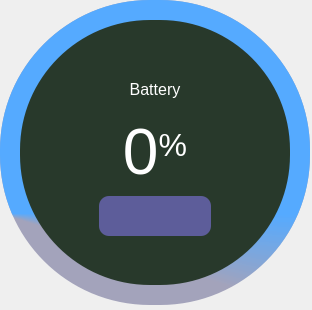
<?xml version="1.0" encoding="UTF-8"?>
<ui version="4.0">
 <class>batteryFullWidget</class>
 <widget class="QWidget" name="batteryFullWidget">
  <property name="geometry">
   <rect>
    <x>0</x>
    <y>0</y>
    <width>312</width>
    <height>310</height>
   </rect>
  </property>
  <property name="windowTitle">
   <string>Form</string>
  </property>
  <widget class="QFrame" name="frmBackground">
   <property name="geometry">
    <rect>
     <x>0</x>
     <y>0</y>
     <width>310</width>
     <height>305</height>
    </rect>
   </property>
   <property name="styleSheet">
    <string notr="true">border-radius:150px;
background-color: rgba(77, 77, 127, 120);</string>
   </property>
   <property name="frameShape">
    <enum>QFrame::NoFrame</enum>
   </property>
   <property name="frameShadow">
    <enum>QFrame::Raised</enum>
   </property>
   <layout class="QVBoxLayout" name="verticalLayout_2">
    <property name="spacing">
     <number>0</number>
    </property>
    <property name="leftMargin">
     <number>0</number>
    </property>
    <property name="topMargin">
     <number>0</number>
    </property>
    <property name="rightMargin">
     <number>0</number>
    </property>
    <property name="bottomMargin">
     <number>0</number>
    </property>
    <item>
     <widget class="QFrame" name="frmProgressBar">
      <property name="styleSheet">
       <string notr="true">border-radius: 150px;
background-color: qconicalgradient(cx:0, cy:0.7, angle:90, stop:0.700 rgba(255, 0, 127, 0), stop:0.75 rgba(85, 170, 255, 255));</string>
      </property>
      <property name="frameShape">
       <enum>QFrame::NoFrame</enum>
      </property>
      <property name="frameShadow">
       <enum>QFrame::Raised</enum>
      </property>
      <layout class="QVBoxLayout" name="verticalLayout_3">
       <property name="leftMargin">
        <number>20</number>
       </property>
       <property name="topMargin">
        <number>20</number>
       </property>
       <property name="rightMargin">
        <number>20</number>
       </property>
       <property name="bottomMargin">
        <number>20</number>
       </property>
       <item>
        <widget class="QFrame" name="frmContainer">
         <property name="styleSheet">
          <string notr="true">border-radius:130px;

background-color: rgb(40, 57, 43);
color: #ffffff</string>
         </property>
         <property name="frameShape">
          <enum>QFrame::NoFrame</enum>
         </property>
         <property name="frameShadow">
          <enum>QFrame::Raised</enum>
         </property>
         <layout class="QVBoxLayout" name="verticalLayout_4">
          <property name="leftMargin">
           <number>40</number>
          </property>
          <property name="topMargin">
           <number>40</number>
          </property>
          <property name="rightMargin">
           <number>40</number>
          </property>
          <property name="bottomMargin">
           <number>40</number>
          </property>
          <item>
           <widget class="QFrame" name="frmContent">
            <property name="styleSheet">
             <string notr="true">background-color:none;</string>
            </property>
            <layout class="QVBoxLayout" name="verticalLayout">
             <item>
              <widget class="QLabel" name="lblUpperCaption">
               <property name="font">
                <font>
                 <pointsize>12</pointsize>
                </font>
               </property>
               <property name="styleSheet">
                <string notr="true">background-color:none;
color: #ffffff;</string>
               </property>
               <property name="text">
                <string>&lt;html&gt;&lt;head/&gt;&lt;body&gt;&lt;p&gt;Battery&lt;/p&gt;&lt;/body&gt;&lt;/html&gt;</string>
               </property>
               <property name="alignment">
                <set>Qt::AlignCenter</set>
               </property>
              </widget>
             </item>
             <item>
              <widget class="QLabel" name="lblPercentage">
               <property name="text">
                <string>&lt;span style=&quot; font-size:48pt;&quot;&gt;0&lt;/span&gt;&lt;span style=&quot; font-size:36pt; vertical-align:super;&quot;&gt;%&lt;/span&gt;</string>
               </property>
               <property name="alignment">
                <set>Qt::AlignCenter</set>
               </property>
              </widget>
             </item>
             <item>
              <widget class="QLabel" name="lblLoading">
               <property name="styleSheet">
                <string notr="true">background-color: rgb(93, 93, 154);
border-radius:10px;
margin-left: 30px;
margin-right: 30px;</string>
               </property>
               <property name="text">
                <string/>
               </property>
               <property name="alignment">
                <set>Qt::AlignCenter</set>
               </property>
              </widget>
             </item>
            </layout>
           </widget>
          </item>
         </layout>
        </widget>
       </item>
      </layout>
     </widget>
    </item>
   </layout>
  </widget>
 </widget>
 <resources/>
 <connections/>
</ui>
